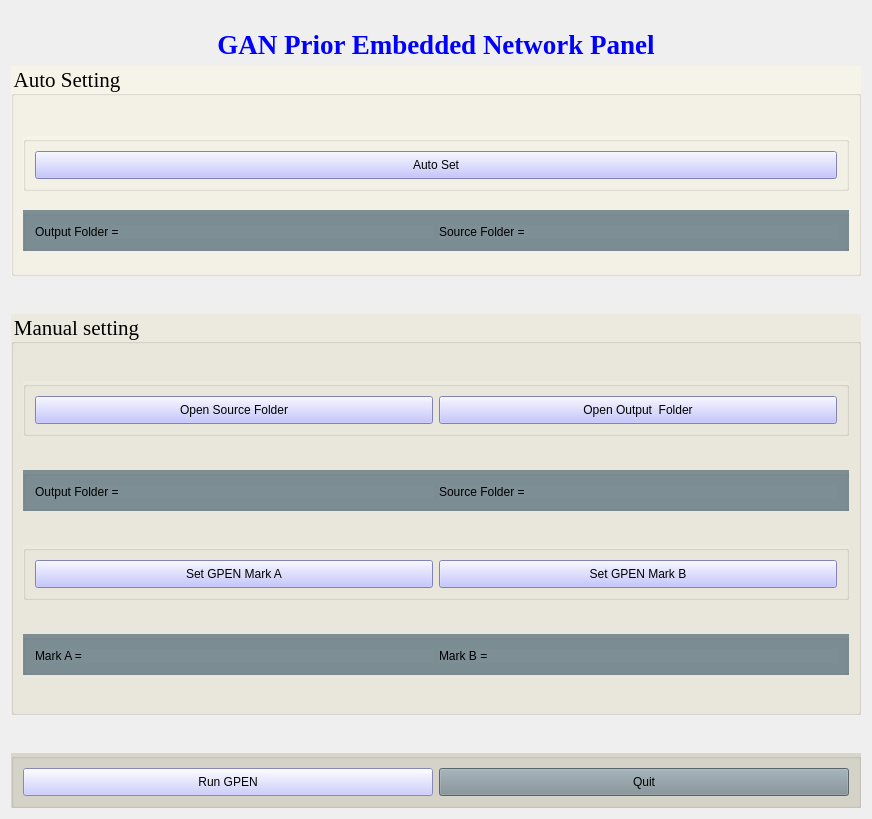
      <widget class="QWidget" name="tab_2">
       <attribute name="title">
        <string>GPEN</string>
       </attribute>
       <layout class="QVBoxLayout" name="verticalLayout_3">
        <item>
         <widget class="QLabel" name="label_3">
          <property name="minimumSize">
           <size>
            <width>850</width>
            <height>49</height>
           </size>
          </property>
          <property name="font">
           <font>
            <family>Times New Roman</family>
            <pointsize>20</pointsize>
            <weight>75</weight>
            <bold>true</bold>
           </font>
          </property>
          <property name="styleSheet">
           <string notr="true">margin-top: 18px; color: blue; font-size: 20pt;</string>
          </property>
          <property name="text">
           <string>GAN Prior Embedded Network Panel</string>
          </property>
          <property name="alignment">
           <set>Qt::AlignCenter</set>
          </property>
         </widget>
        </item>
        <item>
         <widget class="QGroupBox" name="groupBox_6">
          <property name="minimumSize">
           <size>
            <width>850</width>
            <height>200</height>
           </size>
          </property>
          <property name="font">
           <font>
            <family>Times New Roman</family>
            <pointsize>16</pointsize>
           </font>
          </property>
          <property name="styleSheet">
           <string notr="true">background-color: rgb(246, 244, 232);
</string>
          </property>
          <property name="title">
           <string>Auto Setting</string>
          </property>
          <layout class="QVBoxLayout" name="verticalLayout_7">
           <item>
            <spacer name="verticalSpacer_5">
             <property name="orientation">
              <enum>Qt::Vertical</enum>
             </property>
             <property name="sizeHint" stdset="0">
              <size>
               <width>20</width>
               <height>31</height>
              </size>
             </property>
            </spacer>
           </item>
           <item>
            <widget class="QGroupBox" name="groupBox_14">
             <property name="minimumSize">
              <size>
               <width>802</width>
               <height>52</height>
              </size>
             </property>
             <layout class="QHBoxLayout" name="horizontalLayout_16">
              <item>
               <widget class="QPushButton" name="bSrcFolder_5">
                <property name="sizePolicy">
                 <sizepolicy hsizetype="Minimum" vsizetype="Preferred">
                  <horstretch>0</horstretch>
                  <verstretch>0</verstretch>
                 </sizepolicy>
                </property>
                <property name="minimumSize">
                 <size>
                  <width>0</width>
                  <height>28</height>
                 </size>
                </property>
                <property name="styleSheet">
                 <string notr="true">background-color: rgb(180, 180, 255);</string>
                </property>
                <property name="text">
                 <string>Auto Set</string>
                </property>
               </widget>
              </item>
             </layout>
            </widget>
           </item>
           <item>
            <spacer name="verticalSpacer_6">
             <property name="orientation">
              <enum>Qt::Vertical</enum>
             </property>
             <property name="sizeHint" stdset="0">
              <size>
               <width>20</width>
               <height>13</height>
              </size>
             </property>
            </spacer>
           </item>
           <item>
            <widget class="QGroupBox" name="groupBox_7">
             <property name="minimumSize">
              <size>
               <width>802</width>
               <height>33</height>
              </size>
             </property>
             <property name="styleSheet">
              <string notr="true">background-color: rgb(125, 142, 149);</string>
             </property>
             <property name="title">
              <string/>
             </property>
             <layout class="QHBoxLayout" name="horizontalLayout_7">
              <item>
               <widget class="QLabel" name="label_9">
                <property name="text">
                 <string>Output Folder =</string>
                </property>
               </widget>
              </item>
              <item>
               <widget class="QLabel" name="label_8">
                <property name="text">
                 <string>Source Folder =</string>
                </property>
               </widget>
              </item>
             </layout>
            </widget>
           </item>
           <item>
            <spacer name="verticalSpacer_10">
             <property name="orientation">
              <enum>Qt::Vertical</enum>
             </property>
             <property name="sizeHint" stdset="0">
              <size>
               <width>20</width>
               <height>13</height>
              </size>
             </property>
            </spacer>
           </item>
          </layout>
         </widget>
        </item>
        <item>
         <spacer name="verticalSpacer_7">
          <property name="orientation">
           <enum>Qt::Vertical</enum>
          </property>
          <property name="sizeHint" stdset="0">
           <size>
            <width>20</width>
            <height>32</height>
           </size>
          </property>
         </spacer>
        </item>
        <item>
         <widget class="QGroupBox" name="groupBox_8">
          <property name="minimumSize">
           <size>
            <width>850</width>
            <height>386</height>
           </size>
          </property>
          <property name="font">
           <font>
            <family>Times New Roman</family>
            <pointsize>16</pointsize>
           </font>
          </property>
          <property name="styleSheet">
           <string notr="true">background-color: rgb(236, 234, 222);</string>
          </property>
          <property name="title">
           <string>Manual setting</string>
          </property>
          <layout class="QVBoxLayout" name="verticalLayout_6">
           <item>
            <spacer name="verticalSpacer_8">
             <property name="orientation">
              <enum>Qt::Vertical</enum>
             </property>
             <property name="sizeHint" stdset="0">
              <size>
               <width>20</width>
               <height>28</height>
              </size>
             </property>
            </spacer>
           </item>
           <item>
            <widget class="QGroupBox" name="">
             <property name="minimumSize">
              <size>
               <width>802</width>
               <height>52</height>
              </size>
             </property>
             <layout class="QHBoxLayout" name="horizontalLayout_6">
              <item>
               <widget class="QPushButton" name="bSrcFolder_2">
                <property name="sizePolicy">
                 <sizepolicy hsizetype="Minimum" vsizetype="Preferred">
                  <horstretch>0</horstretch>
                  <verstretch>0</verstretch>
                 </sizepolicy>
                </property>
                <property name="minimumSize">
                 <size>
                  <width>0</width>
                  <height>28</height>
                 </size>
                </property>
                <property name="styleSheet">
                 <string notr="true">background-color: rgb(180, 180, 255);</string>
                </property>
                <property name="text">
                 <string>Open Source Folder</string>
                </property>
               </widget>
              </item>
              <item>
               <widget class="QPushButton" name="bOutputFolder_2">
                <property name="sizePolicy">
                 <sizepolicy hsizetype="Minimum" vsizetype="Preferred">
                  <horstretch>0</horstretch>
                  <verstretch>0</verstretch>
                 </sizepolicy>
                </property>
                <property name="minimumSize">
                 <size>
                  <width>0</width>
                  <height>28</height>
                 </size>
                </property>
                <property name="styleSheet">
                 <string notr="true">background-color: rgb(180, 180, 255);</string>
                </property>
                <property name="text">
                 <string>Open Output  Folder</string>
                </property>
               </widget>
              </item>
             </layout>
            </widget>
           </item>
           <item>
            <spacer name="verticalSpacer_9">
             <property name="orientation">
              <enum>Qt::Vertical</enum>
             </property>
             <property name="sizeHint" stdset="0">
              <size>
               <width>20</width>
               <height>28</height>
              </size>
             </property>
            </spacer>
           </item>
           <item>
            <widget class="QGroupBox" name="groupBox_9">
             <property name="minimumSize">
              <size>
               <width>802</width>
               <height>33</height>
              </size>
             </property>
             <property name="styleSheet">
              <string notr="true">background-color: rgb(125, 142, 149);</string>
             </property>
             <property name="title">
              <string/>
             </property>
             <layout class="QHBoxLayout" name="horizontalLayout_13">
              <item>
               <widget class="QLabel" name="label_10">
                <property name="text">
                 <string>Output Folder =</string>
                </property>
               </widget>
              </item>
              <item>
               <widget class="QLabel" name="label_11">
                <property name="text">
                 <string>Source Folder =</string>
                </property>
               </widget>
              </item>
             </layout>
            </widget>
           </item>
           <item>
            <spacer name="verticalSpacer_13">
             <property name="orientation">
              <enum>Qt::Vertical</enum>
             </property>
             <property name="sizeHint" stdset="0">
              <size>
               <width>20</width>
               <height>28</height>
              </size>
             </property>
            </spacer>
           </item>
           <item>
            <widget class="QGroupBox" name="groupBox_10">
             <property name="minimumSize">
              <size>
               <width>802</width>
               <height>52</height>
              </size>
             </property>
             <layout class="QHBoxLayout" name="horizontalLayout_9">
              <item>
               <widget class="QPushButton" name="bSrcFolder_4">
                <property name="sizePolicy">
                 <sizepolicy hsizetype="Minimum" vsizetype="Preferred">
                  <horstretch>0</horstretch>
                  <verstretch>0</verstretch>
                 </sizepolicy>
                </property>
                <property name="minimumSize">
                 <size>
                  <width>0</width>
                  <height>28</height>
                 </size>
                </property>
                <property name="styleSheet">
                 <string notr="true">background-color: rgb(180, 180, 255);</string>
                </property>
                <property name="text">
                 <string>Set GPEN Mark A</string>
                </property>
               </widget>
              </item>
              <item>
               <widget class="QPushButton" name="bOutputFolder_4">
                <property name="sizePolicy">
                 <sizepolicy hsizetype="Minimum" vsizetype="Preferred">
                  <horstretch>0</horstretch>
                  <verstretch>0</verstretch>
                 </sizepolicy>
                </property>
                <property name="minimumSize">
                 <size>
                  <width>0</width>
                  <height>28</height>
                 </size>
                </property>
                <property name="styleSheet">
                 <string notr="true">background-color: rgb(180, 180, 255);</string>
                </property>
                <property name="text">
                 <string>Set GPEN Mark B</string>
                </property>
               </widget>
              </item>
             </layout>
            </widget>
           </item>
           <item>
            <spacer name="verticalSpacer_19">
             <property name="orientation">
              <enum>Qt::Vertical</enum>
             </property>
             <property name="sizeHint" stdset="0">
              <size>
               <width>20</width>
               <height>28</height>
              </size>
             </property>
            </spacer>
           </item>
           <item>
            <widget class="QGroupBox" name="">
             <property name="minimumSize">
              <size>
               <width>802</width>
               <height>36</height>
              </size>
             </property>
             <property name="styleSheet">
              <string notr="true">background-color: rgb(125, 142, 149);</string>
             </property>
             <layout class="QHBoxLayout" name="horizontalLayout_8">
              <item>
               <widget class="QLabel" name="tGPENMarkA">
                <property name="text">
                 <string>Mark A =</string>
                </property>
               </widget>
              </item>
              <item>
               <widget class="QLabel" name="tMarkGPENB">
                <property name="text">
                 <string>Mark B =</string>
                </property>
               </widget>
              </item>
             </layout>
            </widget>
           </item>
           <item>
            <spacer name="verticalSpacer_20">
             <property name="orientation">
              <enum>Qt::Vertical</enum>
             </property>
             <property name="sizeHint" stdset="0">
              <size>
               <width>20</width>
               <height>28</height>
              </size>
             </property>
            </spacer>
           </item>
          </layout>
         </widget>
        </item>
        <item>
         <spacer name="verticalSpacer_21">
          <property name="orientation">
           <enum>Qt::Vertical</enum>
          </property>
          <property name="sizeHint" stdset="0">
           <size>
            <width>20</width>
            <height>32</height>
           </size>
          </property>
         </spacer>
        </item>
        <item>
         <widget class="QGroupBox" name="groupBox_11">
          <property name="minimumSize">
           <size>
            <width>850</width>
            <height>51</height>
           </size>
          </property>
          <property name="styleSheet">
           <string notr="true">background-color: rgb(216, 214, 202);</string>
          </property>
          <layout class="QHBoxLayout" name="horizontalLayout_14">
           <item>
            <widget class="QPushButton" name="bRunFirst_2">
             <property name="minimumSize">
              <size>
               <width>0</width>
               <height>28</height>
              </size>
             </property>
             <property name="styleSheet">
              <string notr="true">background-color: rgb(190, 190, 255);</string>
             </property>
             <property name="text">
              <string>Run GPEN</string>
             </property>
            </widget>
           </item>
           <item>
            <widget class="QPushButton" name="bQuit_2">
             <property name="minimumSize">
              <size>
               <width>0</width>
               <height>28</height>
              </size>
             </property>
             <property name="styleSheet">
              <string notr="true">margin-top: 0px; padding: 0px; background-color: rgb(125, 142, 149);</string>
             </property>
             <property name="text">
              <string>Quit</string>
             </property>
            </widget>
           </item>
          </layout>
         </widget>
        </item>
       </layout>
      </widget>
